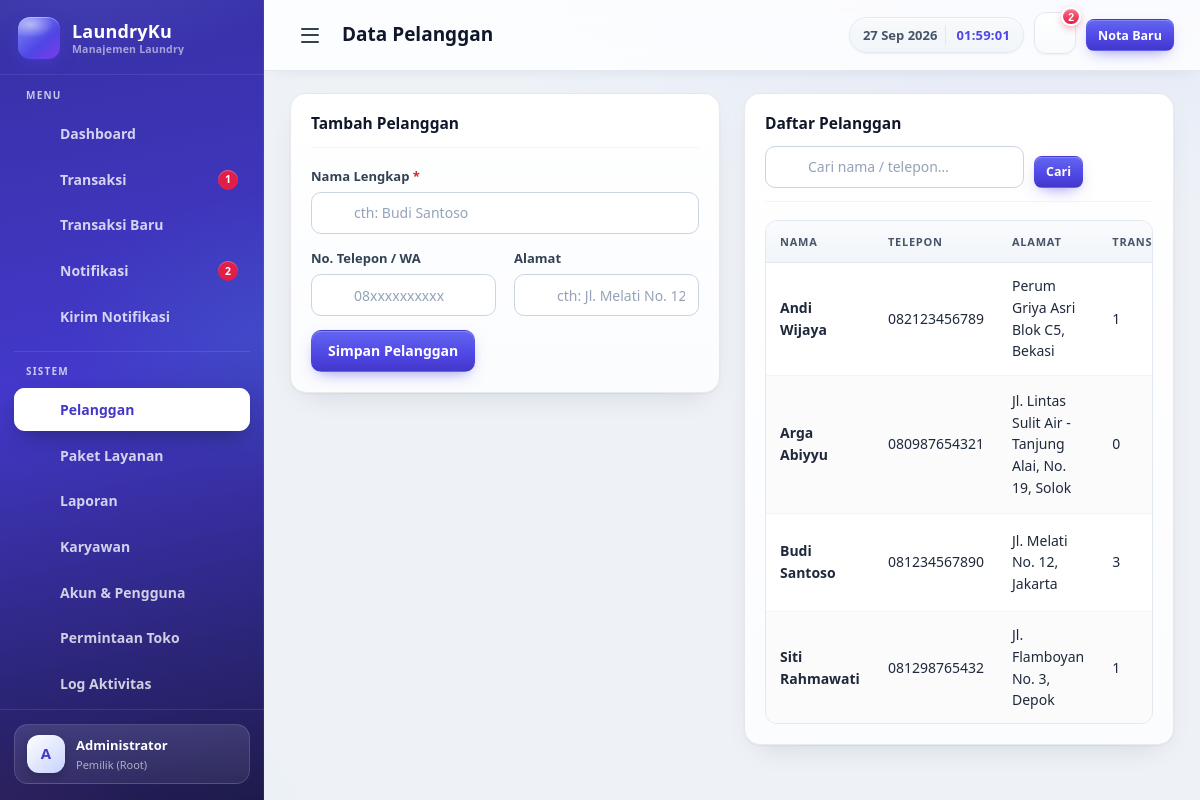
/index.php?r=pelanggan (signed in), run on the app's committed database.
### tables this page shows
CREATE TABLE `pelanggan` (
  `id` int unsigned NOT NULL AUTO_INCREMENT,
  `nama` varchar(120) NOT NULL,
  `telepon` varchar(30) DEFAULT NULL,
  `alamat` varchar(255) DEFAULT NULL,
  `created_at` timestamp NOT NULL DEFAULT CURRENT_TIMESTAMP,
  PRIMARY KEY (`id`)
);

### app/core/Controller.php (called while the page is built, shortened)
<?php
abstract class Controller
{
    protected function view(string $view, array $data = []): void
    {
        extract($data, EXTR_SKIP);
        $file = VIEW_PATH . '/' . $view . '.php';
        try {
            require $file;
        } catch (\Throwable $e) {
            ob_end_clean();
            throw $e;
        }
    }
}

### app/controllers/PelangganController.php (called while the page is built, shortened)
<?php
class PelangganController extends Controller
{
    public function index(): void
    {
        $q      = trim($_GET['q'] ?? '');
        $bolehEdit  = cekHak('pelanggan_edit');
        $bolehHapus = cekHak('pelanggan_hapus');
        $edit = $bolehEdit ? (int)($_GET['edit'] ?? 0) : 0;
        $dataEdit = null;
        $this->view('pelanggan/index', [
            'pageTitle' => 'Data Pelanggan',
            'active'    => 'pelanggan',
            'list'      => (new Pelanggan())->all($q),
            'q'         => $q,
            'edit'      => $edit,
            'dataEdit'  => $dataEdit,
            'bolehEdit' => $bolehEdit,
            'bolehHapus'=> $bolehHapus,
        ]);
    }
}

### app/core/App.php (called while the page is built, shortened)
<?php
class App
{
    public function run(): void
    {
        $r = trim((string)($_GET['r'] ?? ''));
        $segments = explode('/', $r);
        $namaRoute = (string)array_shift($segments);
        $method = $segments !== [] ? (string)array_shift($segments) : 'index';
        $method = lcfirst(str_replace(' ', '', ucwords(str_replace('-', ' ', $method))));
        $instance = new $class();
        $args = $this->rapikanParam($instance, $method, $segments);
        call_user_func_array([$instance, $method], $args);
    }
    private function rapikanParam(object $objek, string $method, array $params): ?array
    {
        $out = [];
        return $out;
    }
}

### index.php (called while the page is built, shortened)
<?php
require APP_PATH . '/helpers/helpers.php';
try {
    (new App())->run();
} catch (Throwable $e) {
    try {
        \App\Core\Log::tulis('ERROR', $e->getMessage() . ' — ' . $e->getFile() . ':' . $e->getLine());
    } catch (\Throwable $logE) {
    }
    $detail = '';
    if (defined('APP_DEBUG') && APP_DEBUG) {
        $detail = $e->getMessage() . ' — ' . $e->getFile() . ':' . $e->getLine();
    }
    tampilkanError(500, 'Sistem mengalami gangguan tak terduga saat memproses permintaan.', $detail);
}

### app/core/Database.php (called while the page is built, shortened)
<?php
class Database
{
    private static $conn = null;
    public static function conn(): PDO
    {
        if (self::$conn === null) {
            self::$conn = new PDO(
                'mysql:host=' . DB_HOST . ';port=' . DB_PORT . ';dbname=' . DB_NAME . ';charset=utf8mb4',
                DB_USER,
                DB_PASS,
                [
                    PDO::ATTR_ERRMODE            => PDO::ERRMODE_EXCEPTION,
                    PDO::ATTR_DEFAULT_FETCH_MODE => PDO::FETCH_ASSOC,
                    PDO::ATTR_EMULATE_PREPARES   => false,
                ]
            );
            try {
                $offset = (new \DateTime('now'))->format('P');
                self::$conn->exec("SET time_zone = '" . $offset . "'");
            } catch (\PDOException $e) {
            }
        }
        return self::$conn;
    }
}

### app/core/Model.php (called while the page is built, shortened)
<?php
abstract class Model
{
    protected function db(): PDO
    {
        return Database::conn();
    }
}

### app/models/Pelanggan.php (called while the page is built, shortened)
<?php
class Pelanggan extends Model
{
    public function all(string $q = ''): array
    {
        $sql = 'SELECT p.*,
                       (SELECT COUNT(*) FROM transaksi t WHERE t.pelanggan_id = p.id) AS jml_trx
                FROM pelanggan p';
        $params = [];
        $sql .= ' ORDER BY p.nama ASC';
        $st = $this->db()->prepare($sql);
        $st->execute($params);
        return $st->fetchAll();
    }
}

### app/views/pelanggan/index.php (the view, shortened to what this page needs)
<?php
include __DIR__ . '/../partials/header.php';
?>
<div class="grid-2">
  <div class="card">
    <div class="card-head">
      <h2><?= $dataEdit ? icon('edit', 17) . ' Edit Pelanggan' : icon('plus', 17) . ' Tambah Pelanggan' ?></h2>
    </div>
          action="<?= $dataEdit ? url('pelanggan/ubah/' . (int)$dataEdit['id']) : url('pelanggan/tambah') ?>">
      <div class="form-group">
        <label for="nama">Nama Lengkap <span class="required-mark">*</span></label>
        <div class="input-icon">
          <input type="text" id="nama" name="nama" required
                 value="<?= e($dataEdit['nama'] ?? '') ?>" placeholder="cth: Budi Santoso">
        </div>
      </div>
      <div class="form-grid">
        <div class="form-group">
          <label for="telepon">No. Telepon / WA</label>
          <div class="input-icon">
            <input type="text" id="telepon" name="telepon"
                   value="<?= e($dataEdit['telepon'] ?? '') ?>" placeholder="08xxxxxxxxxx">
          </div>
        </div>
        <div class="form-group">
          <label for="alamat">Alamat</label>
          <div class="input-icon">
            <input type="text" id="alamat" name="alamat"
                   value="<?= e($dataEdit['alamat'] ?? '') ?>" placeholder="cth: Jl. Melati No. 12">
          </div>
        </div>
      </div>
      <button class="btn btn-primary" type="submit">
        <?= $dataEdit ? icon('simpan', 15) . ' Simpan Perubahan' : icon('plus', 15) . ' Simpan Pelanggan' ?>
      </button>
    </form>
  </div>
  <div class="card">
    <div class="card-head">
      <h2>Daftar Pelanggan</h2>
      <form class="filter" method="get" action="<?= e(form_action()) ?>">
        <div class="input-icon" style="max-width:none">
          <input type="search" id="q" name="q" value="<?= e($q) ?>" placeholder="Cari nama / telepon…">
        </div>
        <button class="btn btn-primary btn-small" type="submit"><?= icon('cari', 14) ?> Cari</button>
      </form>
    </div>
    <?php if (!$list): ?>
      <p class="empty"><?= icon('pelanggan', 30) ?><?= $q ? 'Tidak ada hasil untuk "' . e($q) . '".' : 'Belum ada pelanggan. Tambahkan lewat form di samping.' ?></p>
    <?php else: ?>
      <div class="table-wrap">
        <table class="table">
          <thead>
            <tr><th>Nama</th><th>Telepon</th><th>Alamat</th><th>Transaksi</th><th>Aksi</th></tr>
          </thead>
          <tbody>
            <?php foreach ($list as $p): ?>
              <tr>
                <td><strong><?= e($p['nama']) ?></strong></td>
                <td><?= e($p['telepon']) ?: '-' ?></td>
                <td><?= e($p['alamat']) ?: '-' ?></td>
                <td><?= (int)$p['jml_trx'] ?></td>
              </tr>
            <?php endforeach; ?>
          </tbody>
        </table>
      </div>
    <?php endif; ?>
  </div>
</div>
<?php include __DIR__ . '/../partials/footer.php'; ?>

### data on the page
pelanggan: nama "Andi Wijaya", telepon "082123456789", alamat "Perum Griya Asri Blok C5, Bekasi", jml_trx "1"
pelanggan: nama "Arga Abiyyu", telepon "080987654321", alamat "Jl. Lintas Sulit Air - Tanjung Alai, No. 19, Solok", jml_trx "0"
pelanggan: nama "Budi Santoso", telepon "081234567890", alamat "Jl. Melati No. 12, Jakarta", jml_trx "3"
pelanggan: nama "Siti Rahmawati", telepon "081298765432", alamat "Jl. Flamboyan No. 3, Depok", jml_trx "1"

### other printed values
APP_NAME "LaundryKu"
badgeNilai(menuBadge('transaksi_siap')) "1"
badgeNilai($notif['belum']) "2"
mb_substr($user['nama'] ?? 'A', 0, 1, 'UTF-8') "A"
$user['nama'] "Administrator"
roleLabel($user['role'] ?? '') "Pemilik (Root)"
$pageTitle "Data Pelanggan"
$notif['belum'] "2"
